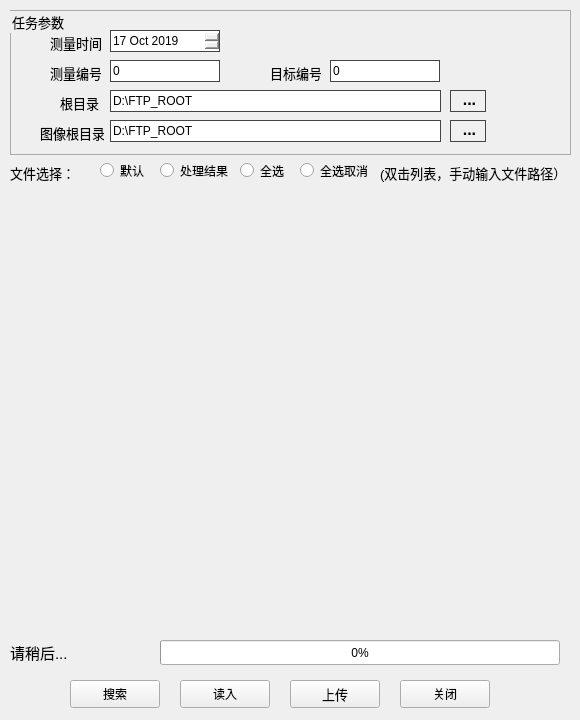
<?xml version="1.0" encoding="UTF-8"?>
<ui version="4.0">
 <class>MainWindow</class>
 <widget class="QMainWindow" name="MainWindow">
  <property name="geometry">
   <rect>
    <x>0</x>
    <y>0</y>
    <width>580</width>
    <height>720</height>
   </rect>
  </property>
  <property name="minimumSize">
   <size>
    <width>580</width>
    <height>720</height>
   </size>
  </property>
  <property name="maximumSize">
   <size>
    <width>580</width>
    <height>760</height>
   </size>
  </property>
  <property name="windowTitle">
   <string>数据库: 添加记录</string>
  </property>
  <property name="styleSheet">
   <string notr="true"/>
  </property>
  <widget class="QWidget" name="bottomWidget">
   <widget class="QPushButton" name="uploadButton">
    <property name="geometry">
     <rect>
      <x>290</x>
      <y>680</y>
      <width>90</width>
      <height>28</height>
     </rect>
    </property>
    <property name="font">
     <font>
      <pointsize>10</pointsize>
     </font>
    </property>
    <property name="text">
     <string>上传</string>
    </property>
   </widget>
   <widget class="QProgressBar" name="progressBar">
    <property name="geometry">
     <rect>
      <x>160</x>
      <y>640</y>
      <width>400</width>
      <height>25</height>
     </rect>
    </property>
    <property name="mouseTracking">
     <bool>false</bool>
    </property>
    <property name="whatsThis">
     <string>&lt;html&gt;&lt;head/&gt;&lt;body&gt;&lt;p&gt;qq &lt;/p&gt;&lt;/body&gt;&lt;/html&gt;</string>
    </property>
    <property name="value">
     <number>0</number>
    </property>
   </widget>
   <widget class="QLabel" name="progressLabel">
    <property name="geometry">
     <rect>
      <x>10</x>
      <y>640</y>
      <width>81</width>
      <height>25</height>
     </rect>
    </property>
    <property name="font">
     <font>
      <pointsize>11</pointsize>
     </font>
    </property>
    <property name="text">
     <string>请稍后...</string>
    </property>
   </widget>
   <widget class="QPushButton" name="closeButton">
    <property name="geometry">
     <rect>
      <x>400</x>
      <y>680</y>
      <width>90</width>
      <height>28</height>
     </rect>
    </property>
    <property name="text">
     <string>关闭</string>
    </property>
   </widget>
   <widget class="QPushButton" name="readInButton">
    <property name="geometry">
     <rect>
      <x>180</x>
      <y>680</y>
      <width>90</width>
      <height>28</height>
     </rect>
    </property>
    <property name="text">
     <string>读入</string>
    </property>
   </widget>
   <widget class="QPushButton" name="searchButton">
    <property name="geometry">
     <rect>
      <x>70</x>
      <y>680</y>
      <width>90</width>
      <height>28</height>
     </rect>
    </property>
    <property name="styleSheet">
     <string notr="true">border-color: rgb(68, 68, 68);</string>
    </property>
    <property name="text">
     <string>搜索</string>
    </property>
   </widget>
   <widget class="QGroupBox" name="taskParameters">
    <property name="geometry">
     <rect>
      <x>10</x>
      <y>10</y>
      <width>561</width>
      <height>145</height>
     </rect>
    </property>
    <property name="font">
     <font>
      <pointsize>10</pointsize>
      <kerning>true</kerning>
     </font>
    </property>
    <property name="toolTipDuration">
     <number>0</number>
    </property>
    <property name="styleSheet">
     <string notr="true">border:1 solid #aaa;</string>
    </property>
    <property name="title">
     <string>任务参数</string>
    </property>
    <property name="alignment">
     <set>Qt::AlignLeading|Qt::AlignLeft|Qt::AlignTop</set>
    </property>
    <widget class="QDateEdit" name="measureTime">
     <property name="geometry">
      <rect>
       <x>100</x>
       <y>20</y>
       <width>110</width>
       <height>22</height>
      </rect>
     </property>
     <property name="whatsThis">
      <string/>
     </property>
     <property name="styleSheet">
      <string notr="true">border-color: rgb(68, 68, 68);</string>
     </property>
     <property name="frame">
      <bool>true</bool>
     </property>
     <property name="alignment">
      <set>Qt::AlignLeading|Qt::AlignLeft|Qt::AlignVCenter</set>
     </property>
     <property name="accelerated">
      <bool>false</bool>
     </property>
     <property name="dateTime">
      <datetime>
       <hour>0</hour>
       <minute>0</minute>
       <second>0</second>
       <year>2019</year>
       <month>10</month>
       <day>17</day>
      </datetime>
     </property>
    </widget>
    <widget class="QLabel" name="measureTimeLabel">
     <property name="geometry">
      <rect>
       <x>40</x>
       <y>20</y>
       <width>51</width>
       <height>25</height>
      </rect>
     </property>
     <property name="font">
      <font>
       <pointsize>10</pointsize>
      </font>
     </property>
     <property name="styleSheet">
      <string notr="true">display:inline-block;
border-width: null;</string>
     </property>
     <property name="text">
      <string>测量时间</string>
     </property>
    </widget>
    <widget class="QLabel" name="measureIDLabel">
     <property name="geometry">
      <rect>
       <x>40</x>
       <y>50</y>
       <width>51</width>
       <height>25</height>
      </rect>
     </property>
     <property name="font">
      <font>
       <pointsize>10</pointsize>
      </font>
     </property>
     <property name="styleSheet">
      <string notr="true">display:inline-block;
border-width: null;</string>
     </property>
     <property name="text">
      <string>测量编号</string>
     </property>
    </widget>
    <widget class="QLineEdit" name="measureID">
     <property name="geometry">
      <rect>
       <x>100</x>
       <y>50</y>
       <width>110</width>
       <height>22</height>
      </rect>
     </property>
     <property name="styleSheet">
      <string notr="true">border-color:rgb(68,68,68)</string>
     </property>
     <property name="text">
      <string>0</string>
     </property>
    </widget>
    <widget class="QLabel" name="targetIDLabel">
     <property name="geometry">
      <rect>
       <x>260</x>
       <y>50</y>
       <width>51</width>
       <height>25</height>
      </rect>
     </property>
     <property name="font">
      <font>
       <pointsize>10</pointsize>
      </font>
     </property>
     <property name="styleSheet">
      <string notr="true">display:inline-block;
border-width: null;</string>
     </property>
     <property name="text">
      <string>目标编号</string>
     </property>
    </widget>
    <widget class="QLineEdit" name="targetID">
     <property name="geometry">
      <rect>
       <x>320</x>
       <y>50</y>
       <width>110</width>
       <height>22</height>
      </rect>
     </property>
     <property name="styleSheet">
      <string notr="true">border-color:rgb(68,68,68)</string>
     </property>
     <property name="text">
      <string>0</string>
     </property>
    </widget>
    <widget class="QLabel" name="rootDirLabel">
     <property name="geometry">
      <rect>
       <x>50</x>
       <y>80</y>
       <width>41</width>
       <height>25</height>
      </rect>
     </property>
     <property name="font">
      <font>
       <pointsize>10</pointsize>
      </font>
     </property>
     <property name="styleSheet">
      <string notr="true">display:inline-block;
border-width: null;</string>
     </property>
     <property name="text">
      <string>根目录</string>
     </property>
    </widget>
    <widget class="QLineEdit" name="rootDir">
     <property name="geometry">
      <rect>
       <x>100</x>
       <y>80</y>
       <width>331</width>
       <height>22</height>
      </rect>
     </property>
     <property name="styleSheet">
      <string notr="true">border-color:rgb(68,68,68)</string>
     </property>
     <property name="text">
      <string>D:\FTP_ROOT</string>
     </property>
    </widget>
    <widget class="QPushButton" name="rootDirBtn">
     <property name="geometry">
      <rect>
       <x>440</x>
       <y>80</y>
       <width>36</width>
       <height>22</height>
      </rect>
     </property>
     <property name="font">
      <font>
       <pointsize>12</pointsize>
       <weight>75</weight>
       <bold>true</bold>
      </font>
     </property>
     <property name="styleSheet">
      <string notr="true">box-sizing:borderbox;font-size:20;font-weight:bold;background:rgb(240,240,240);
border:1 solid rgb(68,68,68);padding-bottom:4;padding-left:3;</string>
     </property>
     <property name="text">
      <string>...</string>
     </property>
    </widget>
    <widget class="QLabel" name="rootImgDirLabel">
     <property name="geometry">
      <rect>
       <x>30</x>
       <y>110</y>
       <width>64</width>
       <height>25</height>
      </rect>
     </property>
     <property name="font">
      <font>
       <pointsize>10</pointsize>
      </font>
     </property>
     <property name="styleSheet">
      <string notr="true">display:inline-block;
border-width: null;</string>
     </property>
     <property name="text">
      <string>图像根目录</string>
     </property>
    </widget>
    <widget class="QLineEdit" name="rootImgDir">
     <property name="geometry">
      <rect>
       <x>100</x>
       <y>110</y>
       <width>331</width>
       <height>22</height>
      </rect>
     </property>
     <property name="styleSheet">
      <string notr="true">border-color:rgb(68,68,68)</string>
     </property>
     <property name="text">
      <string>D:\FTP_ROOT</string>
     </property>
    </widget>
    <widget class="QPushButton" name="rootImgDirBtn">
     <property name="geometry">
      <rect>
       <x>440</x>
       <y>110</y>
       <width>36</width>
       <height>22</height>
      </rect>
     </property>
     <property name="font">
      <font>
       <pointsize>12</pointsize>
       <weight>75</weight>
       <bold>true</bold>
      </font>
     </property>
     <property name="styleSheet">
      <string notr="true">box-sizing:borderbox;font-size:20;font-weight:bold;background:rgb(240,240,240);
border:1 solid rgb(68,68,68);padding-bottom:4;padding-left:3;</string>
     </property>
     <property name="text">
      <string>...</string>
     </property>
    </widget>
   </widget>
   <widget class="QLabel" name="fileSelectLabel">
    <property name="geometry">
     <rect>
      <x>10</x>
      <y>160</y>
      <width>71</width>
      <height>25</height>
     </rect>
    </property>
    <property name="font">
     <font>
      <pointsize>10</pointsize>
     </font>
    </property>
    <property name="styleSheet">
     <string notr="true">display:inline-block;
border-width: null;</string>
    </property>
    <property name="text">
     <string>文件选择：</string>
    </property>
   </widget>
   <widget class="QWidget" name="fileSelectContainer" native="true">
    <property name="geometry">
     <rect>
      <x>100</x>
      <y>160</y>
      <width>271</width>
      <height>21</height>
     </rect>
    </property>
    <widget class="QRadioButton" name="radioButton1">
     <property name="geometry">
      <rect>
       <x>0</x>
       <y>0</y>
       <width>51</width>
       <height>21</height>
      </rect>
     </property>
     <property name="text">
      <string>默认</string>
     </property>
    </widget>
    <widget class="QRadioButton" name="radioButton1_2">
     <property name="geometry">
      <rect>
       <x>60</x>
       <y>0</y>
       <width>71</width>
       <height>21</height>
      </rect>
     </property>
     <property name="text">
      <string>处理结果</string>
     </property>
    </widget>
    <widget class="QRadioButton" name="radioButton1_3">
     <property name="geometry">
      <rect>
       <x>140</x>
       <y>0</y>
       <width>51</width>
       <height>21</height>
      </rect>
     </property>
     <property name="text">
      <string>全选</string>
     </property>
    </widget>
    <widget class="QRadioButton" name="radioButton1_4">
     <property name="geometry">
      <rect>
       <x>200</x>
       <y>0</y>
       <width>71</width>
       <height>21</height>
      </rect>
     </property>
     <property name="text">
      <string>全选取消</string>
     </property>
    </widget>
   </widget>
   <widget class="QLabel" name="fileSelectLabel_2">
    <property name="geometry">
     <rect>
      <x>380</x>
      <y>160</y>
      <width>191</width>
      <height>25</height>
     </rect>
    </property>
    <property name="font">
     <font>
      <pointsize>10</pointsize>
     </font>
    </property>
    <property name="styleSheet">
     <string notr="true">display:inline-block;
border-width: null;</string>
    </property>
    <property name="text">
     <string>(双击列表，手动输入文件路径）</string>
    </property>
   </widget>
  </widget>
 </widget>
 <layoutdefault spacing="6" margin="11"/>
 <resources/>
 <connections/>
</ui>
